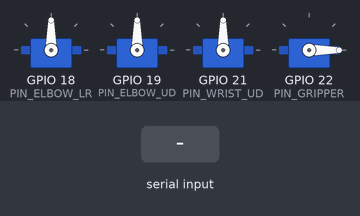
Bench run of a sketch on a simulated ESP32. Shown: 4 × servo. Inputs (shaded band) come from the test bench.

Above: at 1.2 s.
1.3 s: ",\n" received over Serial
At 2.2 s:
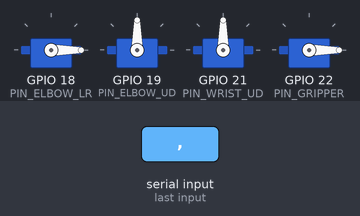
2.8 s: "90,45\n" received over Serial
At 3.3 s:
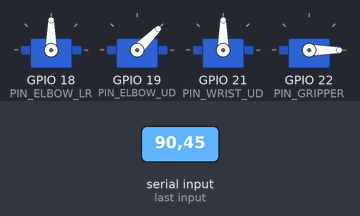
4.3 s: "30,150\n" received over Serial
At 5.5 s:
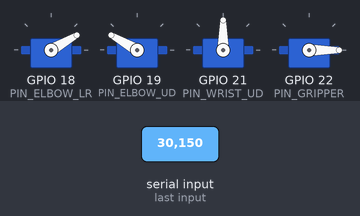
5.8 s: "200\n" received over Serial
At 6.8 s:
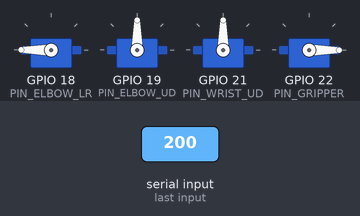
7.3 s: "0\n" received over Serial
At 7.9 s:
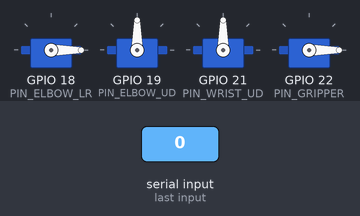
8.8 s: "90\n" received over Serial
At 9.1 s:
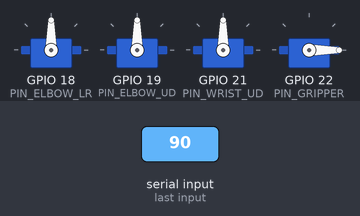
Timing chart, 0 to 11.3 s (numbered marks = the images above; inputs shaded):
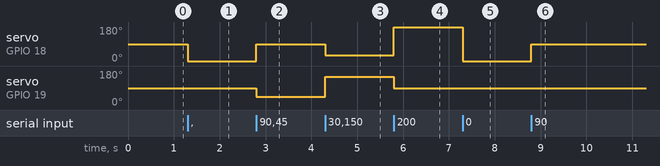

The sketch:

movement_controller.ino
```cpp
#include <ESP32Servo.h>

// Servo objects
Servo elbowLR;
Servo elbowUD;
Servo wristUD;
Servo gripper;

// Define servo pins
const int PIN_ELBOW_LR = 18;
const int PIN_ELBOW_UD = 19;
const int PIN_WRIST_UD = 21;
const int PIN_GRIPPER = 22;

void setup() {
  Serial.begin(115200);

  // Attach servos
  elbowLR.attach(PIN_ELBOW_LR, 500, 2400);
  elbowUD.attach(PIN_ELBOW_UD, 500, 2400);
  wristUD.attach(PIN_WRIST_UD, 500, 2400);
  gripper.attach(PIN_GRIPPER, 500, 2400);

  // Move all servos to starting position
  elbowLR.write(90);
  elbowUD.write(90);
  wristUD.write(90);
  gripper.write(0); // open
}

void loop() {
  if (Serial.available()) {
    String line = Serial.readStringUntil('\n');
    line.trim();
    if (line.length() == 0) return;

    int values[4] = {90, 90, 90, 0}; // default values

    int index = 0;
    int lastComma = -1;

    // Parse CSV line
    for (int i = 0; i < line.length(); i++) {
      if (line[i] == ',' || i == line.length() - 1) {
        int end = (i == line.length() - 1) ? i + 1 : i;
        String valStr = line.substring(lastComma + 1, end);
        values[index] = valStr.toInt();
        index++;
        lastComma = i;
        if (index >= 4) break;
      }
    }

    // Write to servos
    elbowLR.write(constrain(values[0], 0, 180));
    elbowUD.write(constrain(values[1], 0, 180));
    wristUD.write(constrain(values[2], 0, 180));
    gripper.write(constrain(values[3], 0, 180));
  }
}
```

Measured:
- after the input at 1.3 s, servo on GPIO 18 (PIN_ELBOW_LR): 90° → 0° at once
- after the input at 2.8 s, servo on GPIO 18 (PIN_ELBOW_LR): 0° → 90° at once; servo on GPIO 19 (PIN_ELBOW_UD): 90° → 45° at once
- after the input at 4.3 s, servo on GPIO 18 (PIN_ELBOW_LR): 90° → 30° at once; servo on GPIO 19 (PIN_ELBOW_UD): 45° → 150° at once
- after the input at 5.8 s, servo on GPIO 18 (PIN_ELBOW_LR): 30° → 180° at once; servo on GPIO 19 (PIN_ELBOW_UD): 150° → 90° at once
- after the input at 7.3 s, servo on GPIO 18 (PIN_ELBOW_LR): 180° → 0° at once
- after the input at 8.8 s, servo on GPIO 18 (PIN_ELBOW_LR): 0° → 90° at once
